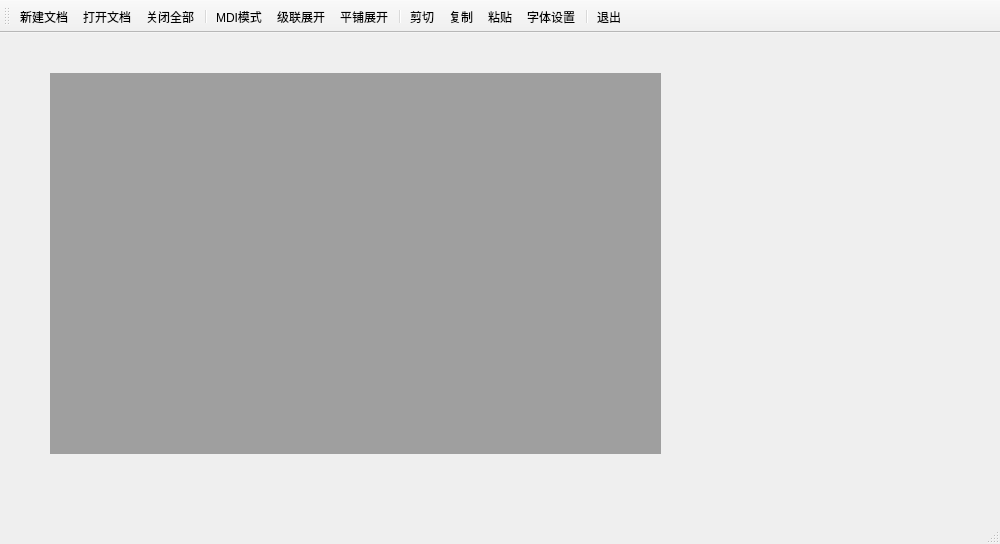
<?xml version="1.0" encoding="UTF-8"?>
<ui version="4.0">
 <class>QWMainWindow</class>
 <widget class="QMainWindow" name="QWMainWindow">
  <property name="geometry">
   <rect>
    <x>0</x>
    <y>0</y>
    <width>1000</width>
    <height>544</height>
   </rect>
  </property>
  <property name="windowTitle">
   <string>多文档界面MDI应用程序</string>
  </property>
  <widget class="QWidget" name="centralWidget">
   <widget class="QMdiArea" name="mdiArea">
    <property name="geometry">
     <rect>
      <x>50</x>
      <y>40</y>
      <width>611</width>
      <height>381</height>
     </rect>
    </property>
   </widget>
  </widget>
  <widget class="QMenuBar" name="menuBar">
   <property name="geometry">
    <rect>
     <x>0</x>
     <y>0</y>
     <width>1000</width>
     <height>23</height>
    </rect>
   </property>
  </widget>
  <widget class="QToolBar" name="mainToolBar">
   <property name="toolButtonStyle">
    <enum>Qt::ToolButtonTextBesideIcon</enum>
   </property>
   <attribute name="toolBarArea">
    <enum>TopToolBarArea</enum>
   </attribute>
   <attribute name="toolBarBreak">
    <bool>false</bool>
   </attribute>
   <addaction name="actDoc_New"/>
   <addaction name="actDoc_Open"/>
   <addaction name="actCloseALL"/>
   <addaction name="separator"/>
   <addaction name="actViewMode"/>
   <addaction name="actCascade"/>
   <addaction name="actTile"/>
   <addaction name="separator"/>
   <addaction name="actCut"/>
   <addaction name="actCopy"/>
   <addaction name="actPaste"/>
   <addaction name="actFont"/>
   <addaction name="separator"/>
   <addaction name="actExit"/>
  </widget>
  <widget class="QStatusBar" name="statusBar"/>
  <action name="actDoc_New">
   <property name="icon">
    <iconset>
     <normaloff>favicon12.ico</normaloff>favicon12.ico</iconset>
   </property>
   <property name="text">
    <string>新建文档</string>
   </property>
   <property name="toolTip">
    <string>新建文档</string>
   </property>
  </action>
  <action name="actDoc_Open">
   <property name="icon">
    <iconset>
     <normaloff>favicon23.ico</normaloff>favicon23.ico</iconset>
   </property>
   <property name="text">
    <string>打开文档</string>
   </property>
   <property name="toolTip">
    <string>打开文档</string>
   </property>
  </action>
  <action name="actCloseALL">
   <property name="icon">
    <iconset>
     <normaloff>favicon9.ico</normaloff>favicon9.ico</iconset>
   </property>
   <property name="text">
    <string>关闭全部</string>
   </property>
   <property name="toolTip">
    <string>关闭全部</string>
   </property>
  </action>
  <action name="actViewMode">
   <property name="checkable">
    <bool>true</bool>
   </property>
   <property name="icon">
    <iconset>
     <normaloff>favicon20.ico</normaloff>favicon20.ico</iconset>
   </property>
   <property name="text">
    <string>MDI模式</string>
   </property>
   <property name="toolTip">
    <string>MDI模式</string>
   </property>
  </action>
  <action name="actCascade">
   <property name="icon">
    <iconset>
     <normaloff>favicon24.ico</normaloff>favicon24.ico</iconset>
   </property>
   <property name="text">
    <string>级联展开</string>
   </property>
   <property name="toolTip">
    <string>级联展开</string>
   </property>
  </action>
  <action name="actTile">
   <property name="icon">
    <iconset>
     <normaloff>favicon27.ico</normaloff>favicon27.ico</iconset>
   </property>
   <property name="text">
    <string>平铺展开</string>
   </property>
   <property name="toolTip">
    <string>平铺展开</string>
   </property>
  </action>
  <action name="actCut">
   <property name="icon">
    <iconset>
     <normaloff>favicon15.ico</normaloff>favicon15.ico</iconset>
   </property>
   <property name="text">
    <string>剪切</string>
   </property>
   <property name="toolTip">
    <string>剪切</string>
   </property>
  </action>
  <action name="actCopy">
   <property name="icon">
    <iconset>
     <normaloff>favicon16.ico</normaloff>favicon16.ico</iconset>
   </property>
   <property name="text">
    <string>复制</string>
   </property>
   <property name="toolTip">
    <string>复制</string>
   </property>
  </action>
  <action name="actPaste">
   <property name="icon">
    <iconset>
     <normaloff>favicon28.ico</normaloff>favicon28.ico</iconset>
   </property>
   <property name="text">
    <string>粘贴</string>
   </property>
   <property name="toolTip">
    <string>粘贴</string>
   </property>
  </action>
  <action name="actFont">
   <property name="icon">
    <iconset>
     <normaloff>favicon13.ico</normaloff>favicon13.ico</iconset>
   </property>
   <property name="text">
    <string>字体设置</string>
   </property>
   <property name="toolTip">
    <string>字体设置</string>
   </property>
  </action>
  <action name="actExit">
   <property name="icon">
    <iconset>
     <normaloff>favicon7.ico</normaloff>favicon7.ico</iconset>
   </property>
   <property name="text">
    <string>退出</string>
   </property>
   <property name="toolTip">
    <string>退出</string>
   </property>
  </action>
 </widget>
 <layoutdefault spacing="6" margin="11"/>
 <resources/>
 <connections>
  <connection>
   <sender>actExit</sender>
   <signal>triggered()</signal>
   <receiver>QWMainWindow</receiver>
   <slot>close()</slot>
   <hints>
    <hint type="sourcelabel">
     <x>-1</x>
     <y>-1</y>
    </hint>
    <hint type="destinationlabel">
     <x>485</x>
     <y>271</y>
    </hint>
   </hints>
  </connection>
 </connections>
</ui>
